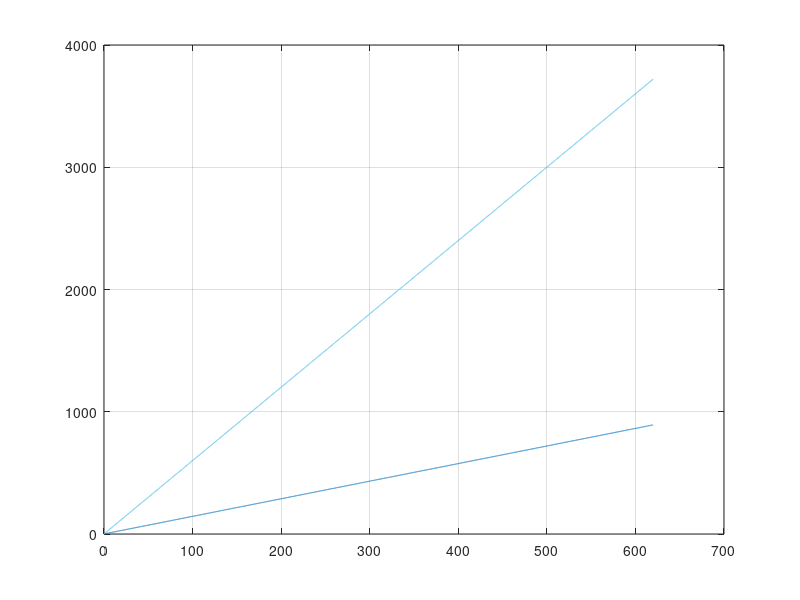

Here is the MATLAB script that generated this plot:
clear
close all force

x = 0:620/8921:619.95;
y = 0.5:0.1:892.5;
plot(x, y)
grid on
hold on
polyfit(x, y, 1)

for i = 1:5
    w = waitforbuttonpress;
    a = 1 + i;
    x2 = 0:0.1:620;
    y2 = a .* x2 + 0.5;
    if i ~= 1
        delete(tmp)
    end
    tmp = plot(x2, y2);
end